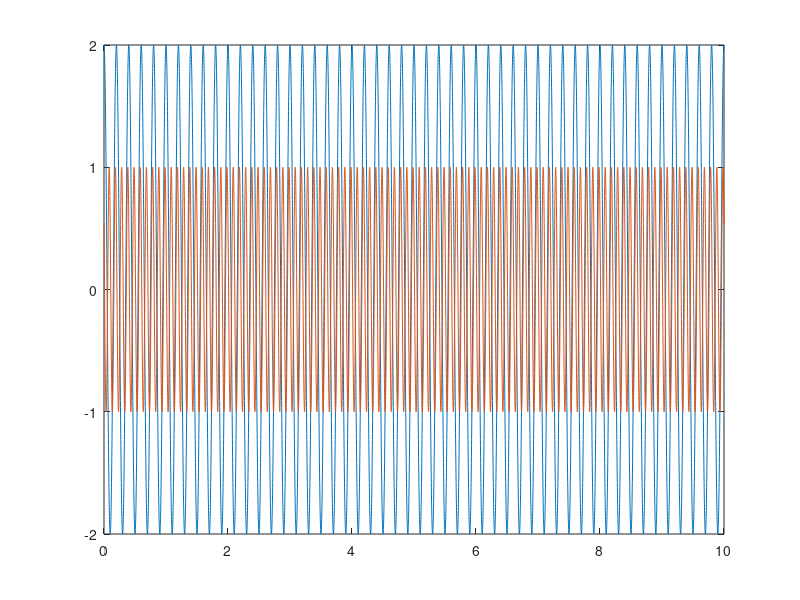
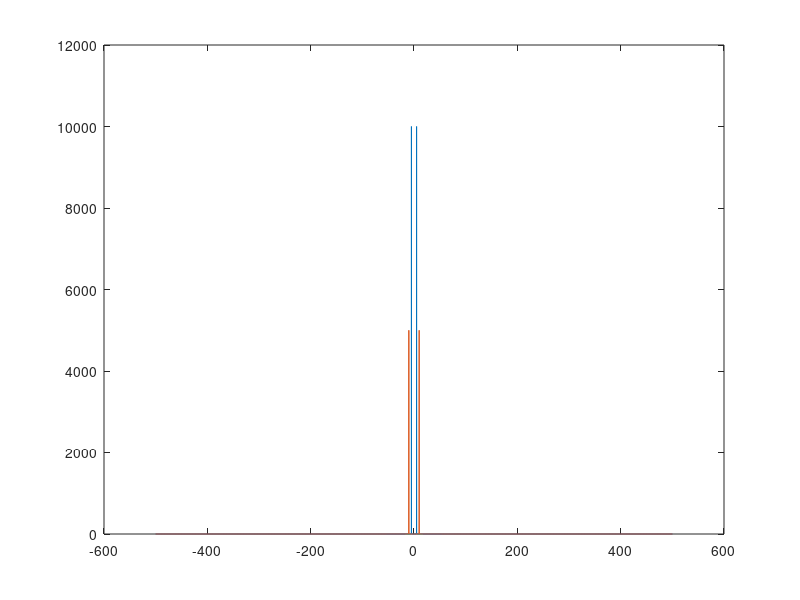
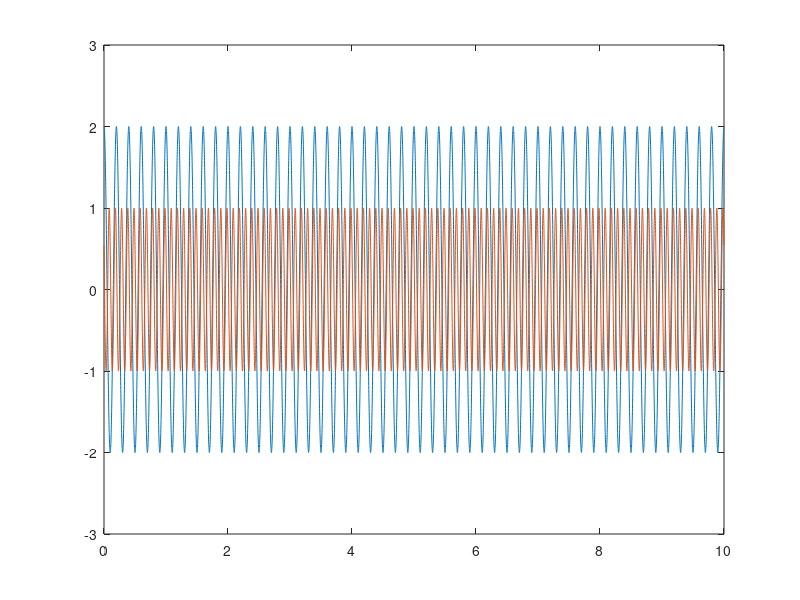
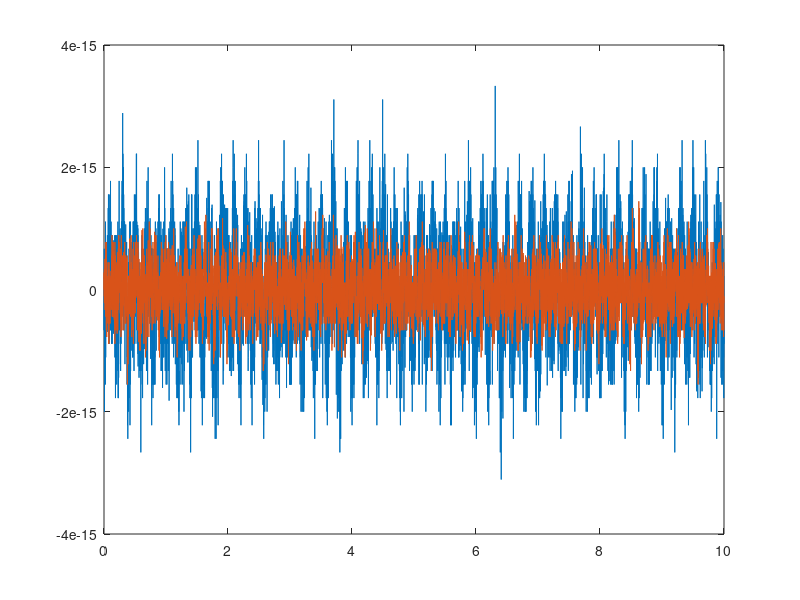

These charts were generated, in order, by the following MATLAB code: (Note: this script raises an error after producing the figures.)
% Proj v3

%% Creating and recreating sines
fs = 1000;
secs = 10;
phase = pi/2;
t = linspace(0,secs,secs*fs+1);
sin1 = 2*sin(2*pi*5 *t + phase);
sin2 = 1*sin(2*pi*10*t + phase+1);
figure;plot(t,sin1);hold on;plot(t,sin2)

fourier1 = fft(sin1);fourier2 = fft(sin2);
f = linspace(-fs/2,fs/2,secs*fs+1);
figure;plot(f,abs(fftshift(fourier1)));
hold on;plot(f,abs(fftshift(fourier2)));

% reconstructing
sin1re = ifft(fourier1);
sin2re = ifft(fourier2);
figure;plot(t,sin1re);hold on;plot(t,sin2re)
figure;plot(t,sin1re-sin1);hold on;plot(t,sin2re-sin2)

% Conclusion: should be possible for periodic signals.

%% Creating and recreating aperiodic signals
clear;
fs = 1000;
secs = 10;



%% Miniproject on sparsity aware learning
% Anders Olsen and Lena Mahler Nilsson

clear
close all

[data,Fs] = audioread('Guitar.m4a');    % Loading created audio signal
data = data(1:340001,1);                % Cutting out the desired time
% signal = downsample(data,20);           % Downsampling the signal
signal = data;
% signal = [signal;0];
clearvars data
% Fs = Fs/20;                             % Adjusting the sampling frequency

time = linspace(0,length(signal)/Fs,length(signal)); % Creating time axis


%% Visualization of signal
figure
plot(time,signal)
title('Sound signal','FontSize',16)
xlabel('Time [s]','FontSize',16)
ylabel('Amplitude','FontSize',16)
print -dpng signal


%% Power spectrum
N = length(signal)  ;
% w = hamming(N);
ft = fft(signal);                       % Fourier transform
ftshift = fftshift(ft);                      % zero-shifted (zero in center)
psd = abs(ftshift).^2/N;                     % Power spectral density (ABS)
freqaxis = (-N/2:N/2-1)*(Fs/N);         % zero-centered frequency range


figure;
plot(freqaxis,psd,'LineWidth',1.5);
title('Two-sided PSD','FontSize',16)
xlabel('Frequency [Hz]','FontSize',16)
ylabel('Power [energy/frequency]','FontSize',16)
xlim([-1500 1500])
 print -dpng PSD
clearvars ftshift


n = 0:(N-1);
k = n';
% M = exp((-1i*2*pi*k*n)/N); %only compute this once!  Takes disk space
% y = M*signal;
% figure;
% plot(freqaxis,abs(fftshift(y)).^2/N,'LineWidth',1.5);
% title('Two-sided PSD','FontSize',16)
% xlabel('Frequency [Hz]','FontSize',16)
% ylabel('Power [energy/frequency]','FontSize',16)

%% Lasso with sparse model
tic

X = sparse(N,N);                        % Setup model matrix
v = ones(N,1);
X(1:N+1:end) = v;                       % Ones in diagonal
% sol_lasso = lasso(X,psd, 'Lambda', lambda); % LASSO solution
toc

lambda = 10^(3);                     % (-3.5) selects 2 frequencies

% LSre = lsqminnorm(X,real(ft));
% LSim = lsqminnorm(X,imag(ft));
LS = lsqminnorm(X,abs(ft));toc
% sol_lassore = sign(LSre).*max(LSre-lambda/2,0);
% sol_lassoim = sign(LSim).*max(LSim-lambda/2,0);
% sol_lasso = complex(sol_lassore,sol_lassoim);
sol_lasso = sign(LS).*max(LS-lambda/2,0);
% figure;plot(abs(sol_lasso))
% hold on; plot(abs(sol_lasso))
% toc
notzero = find(sol_lasso>0);
for p = 1:length(notzero)
    if sol_lasso(notzero(p))<sol_lasso(notzero(p)+1)
        sol_lasso(notzero(p)) =0;
    elseif sol_lasso(notzero(p))<sol_lasso(notzero(p)-1)
        sol_lasso(notzero(p)) =0;
    end
end;toc
figure;
plot(freqaxis,fftshift(sol_lasso).^2/N,'LineWidth',1.5)
xlim([-1500 1500])
title('Sparse frequency spectrum', 'FontSize',16)
xlabel('Frequency [Hz]')
ylabel('Power [energy/frequency]','FontSize',16)
print -dpng sol_lasso
%% Reconstructing signal

figure;                                 % Plot "selected" frequencies
plot(freqaxis,fftshift(sol_lasso).^2/N,'LineWidth',1.5)
title('Reconstructed PSD','FontSize',16)
xlabel('Frequency [Hz]','FontSize',16)
ylabel('Power [energy/frequency]','FontSize',16)
xlim([-1500 1500])
 print -dpng sol_lasso_fftshift

% sol_lasso_shift = ifftshift(sol_lasso);  % Inverse zero-shift
recons = ifft(sol_lasso);          % Sound signal reconstruction
recons = abs(recons);                     % Absolute value
figure                                   % Plot signal reconstruction
plot(time,recons)
title('Reconstructed sound signal','FontSize',16)
xlabel('Time [s]','FontSize',16)
ylabel('Amplitude','FontSize',16)
 print -dpng Reconsound
soundsc(recons,Fs);                     % Listen to reconstruction

%%%%% Amplitudes in both reconstructed PSD and reconstructed signal are not
%%%%% the same - but the sound signal is good anyways


%% Spectrogram of signal
% figure
spectrogram(signal,100,[],[],Fs,'yaxis'); % Computing and visualizing the spectrogram of the signal
% % [s,f,t] = spectrogram(signal,600,550,900,Fs); % Computing and visualizing the spectrogram of the signal
% title('Spectrogram of signal','FontSize',16)
% print -dpng spec
% BlockSize = Fs/2;
% % window = hamming(BlockSize)
% % overlap = Blocksize
% 
% 
% % s = stft(signal,
% s = STFT_mns(signal,Fs/5,Fs/5);
%%
clearvars -except signal Fs time recons
B = round(Fs/10)+1; %Block size
Bs = Fs/20; %Block skip
nB = floor((length(signal)-B)/Bs);
y = zeros(B, nB);

ndft = 1:B;
k = ndft';
M = exp((-1i*2*pi*k*ndft)/B); %only compute this once!  Takes disk space


lambda = 10^(1.8);
N = size(y,1);
X = sparse(N,N);                        % Setup model matrix
v = ones(N,1);
X(1:N+1:end) = v;
tic
for b = 1:nB
    
    x = signal(Bs*(b-1)+(1:B));
    y(:,b) = M*x;
    
    LS = lsqminnorm(X,abs(y(:,b)));
    sol_lasso(:,b) = sign(LS).*max(LS-lambda/2,0);
    
    notzero = find(sol_lasso(:,b)>0);
    for p = 1:length(notzero) try
        if sol_lasso(:,notzero(p))<sol_lasso(:,notzero(p)+1)
            sol_lasso(:,notzero(p)) =0;
        elseif sol_lasso(:,notzero(p))<sol_lasso(:,notzero(p)-1)
            sol_lasso(:,notzero(p)) =0;
        end
        catch end
    end
    recon(:,b) = abs(ifft(sol_lasso(:,b)));
    recon2(:,b) = recon(1:Bs,b);
    toc
end
figure;
plot(sol_lasso)
title('Sparse frequency spectrum of STFT','FontSize',16)
xlabel('Frequency [Hz]','FontSize',16)
ylabel('Power [energy/frequency]','FontSize',16)
reconscon = reshape(recon2,[1,size(recon2,1)*size(recon2,2)]);
figure;
plot(time(1:length(reconscon)),reconscon)
title('Reconstructed sound signal from spectrogram','FontSize',16)
xlabel('Time [s]','FontSize',16)
ylabel('Amplitude','FontSize',16)
print -dpng ReconsoundSTFT
soundsc(reconscon,Fs)
%% incorporate prior knowledge - only one frequency at a time
clearvars -except signal Fs time recons reconscon
B = round(Fs/10)+1; %Block size
Bs = Fs/20; %Block skip
nB = floor((length(signal)-B)/Bs);
y = zeros(B, nB);

ndft = 1:B;
k = ndft';
F = exp((-1i*2*pi*k*ndft)/B); %only compute this once!  Takes disk space
sol_lasso2 = zeros(B,nB);

lambda = 10^(0.9);
N = size(y,1);
X = sparse(N,N);                        % Setup model matrix
v = ones(N,1);
X(1:N+1:end) = v;
tic
for b = 1:nB
    
    x = signal(Bs*(b-1)+(1:B));
    y(:,b) = F*x;
    
    LS = lsqminnorm(X,abs(y(:,b)));
    sol_lasso(:,b) = sign(LS).*max(LS-lambda/2,0);
    
    [sorted,index] = sort(sol_lasso(:,b),'descend');
    sol_lasso2(index(1),b) = sorted(1);
    sol_lasso2(index(2),b) = sorted(2);
    
    recon(:,b) = abs(ifft(sol_lasso2(:,b)));
    recon2(:,b) = recon(1:Bs,b);
    toc
end
figure;
plot(sol_lasso2)
title('Sparse frequency spectrum of STFT','FontSize',16)
xlabel('Frequency [Hz]','FontSize',16)
ylabel('Power [energy/frequency]','FontSize',16)
print -dpng sol_lasso_prior
reconscon2 = reshape(recon2,[1,size(recon2,1)*size(recon2,2)]);
figure
plot(time(1:length(reconscon2)),reconscon2)
title('Reconstructed sound signal from spectrogram','FontSize',16)
xlabel('Time [s]','FontSize',16)
ylabel('Amplitude','FontSize',16)
print -dpng ReconsoundSTFT_prior
soundsc(reconscon2,Fs)
%%


soundsc(signal,Fs) %slide 3
soundsc(recons,Fs) % slide 4
soundsc(reconscon,Fs) %slide 5
soundsc(reconscon2,Fs) %slide 6














